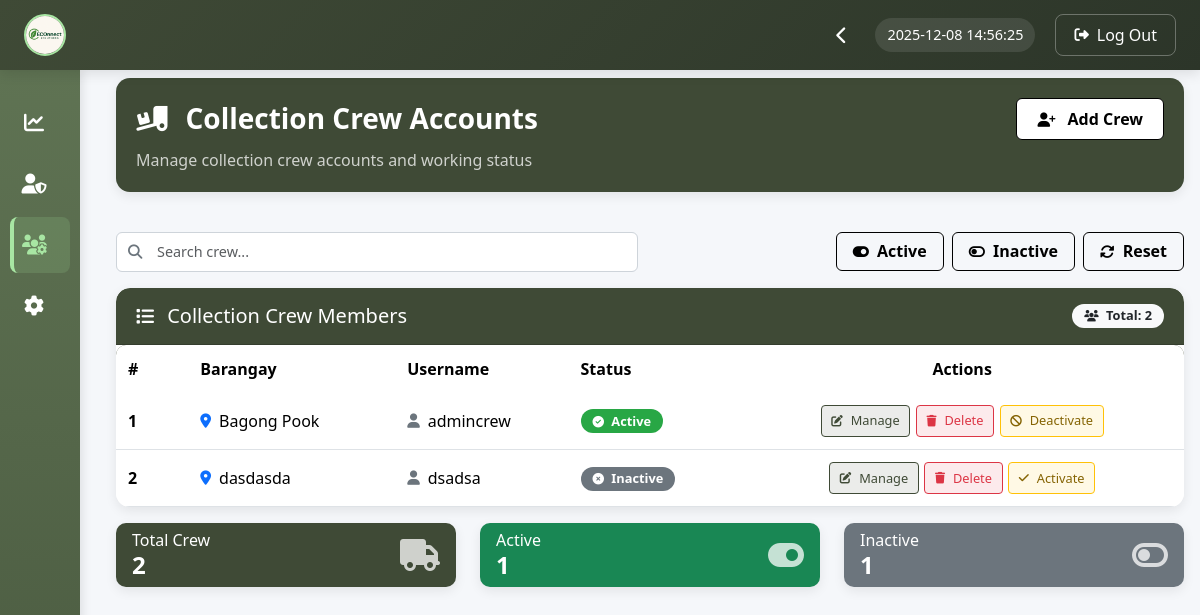
The app's page /superAdmin/crew_accounts.php, older data.
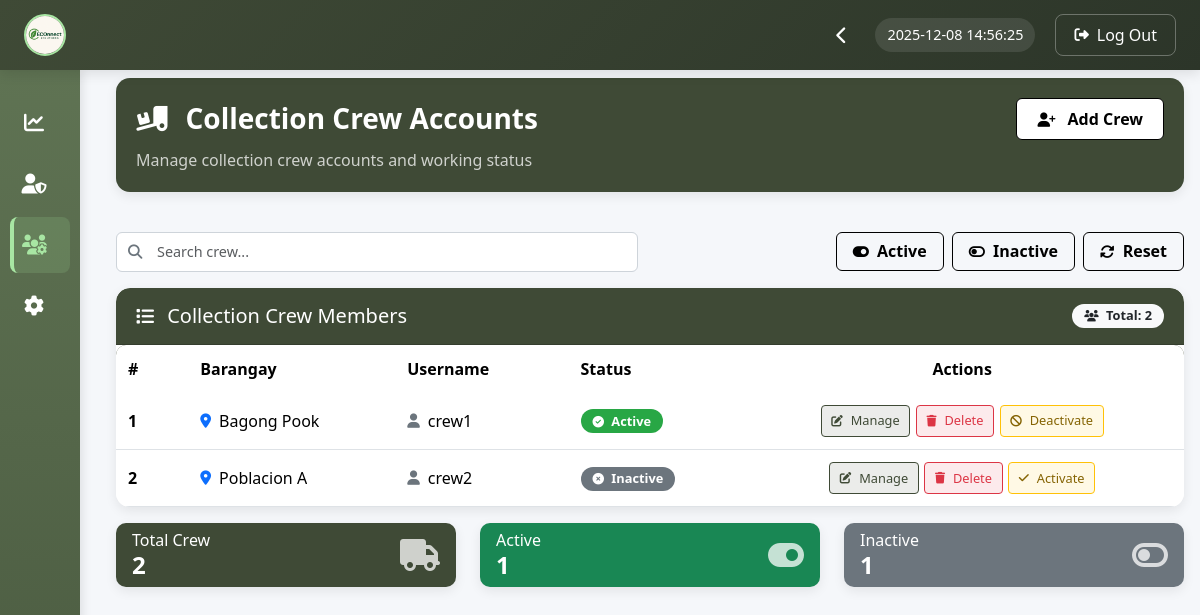
The same page, newer data.
### tables this page shows
CREATE TABLE `collection_crew` (
  `id` int(11) NOT NULL,
  `full_name` varchar(100) NOT NULL,
  `barangay` varchar(100) NOT NULL,
  `username` varchar(255) DEFAULT NULL,
  `status` varchar(20) NOT NULL DEFAULT 'Active',
  `password` varchar(255) NOT NULL,
  `email` varchar(100) DEFAULT '',
  `created_by_super_admin_id` int(11) DEFAULT NULL,
  `phone` varchar(20) DEFAULT ''
);

### superAdmin/crew_accounts.php (the view, shortened to what the changed rows need)
<?php
include "db_connect.php";
$result = $conn->query("SELECT * FROM collection_crew ORDER BY id ASC");
$crews = $result->fetch_all(MYSQLI_ASSOC);
?>
<!DOCTYPE html>
<html lang="en">
<head>
<link href="https://cdn.jsdelivr.net/npm/bootstrap@5.3.2/dist/css/bootstrap.min.css" rel="stylesheet">
<link href="https://cdn.jsdelivr.net/npm/bootstrap-icons@1.11.1/font/bootstrap-icons.css" rel="stylesheet">
<link href="https://cdnjs.cloudflare.com/ajax/libs/font-awesome/6.4.0/css/all.min.css" rel="stylesheet">
</head>
<body>
<?php include "header.php"; ?>
<div class="container-fluid px-2 px-md-3 py-2 fade-in">
    <div class="page-header">
        <div class="d-flex flex-column flex-sm-row justify-content-between align-items-start align-items-sm-center">
            <h1>
                <i class="fas fa-truck-loading me-2"></i> Collection Crew Accounts
            </h1>
        </div>
    </div>
    <div class="card">
        <div class="card-body p-0">
            <div class="table-responsive">
                <table class="table table-hover mb-0">
                    <thead>
                        <tr>
                            <th style="min-width: 50px;">#</th>
                            <th style="min-width: 120px;">Barangay</th>
                            <th style="min-width: 120px;">Username</th>
                            <th style="min-width: 90px;">Status</th>
                            <th style="min-width: 200px;" class="text-center">Actions</th>
                        </tr>
                    </thead>
                    <tbody id="crewTable">
                        <?php if (empty($crews)): ?>
                            <tr>
                                <td colspan="5" class="text-center py-4">
                                    <div class="empty-state">
                                        <i class="fas fa-truck"></i>
                                        <h4 class="mt-2">No Crew Members Found</h4>
                                        <p class="mb-0">Add your first collection crew member to get started</p>
                                        <button class="btn btn-black mt-3" data-bs-toggle="modal" data-bs-target="#addCrewModal">
                                            <i class="fas fa-user-plus me-2"></i> Add Crew
                                        </button>
                                    </div>
                                </td>
                            </tr>
                        <?php else: ?>
                            <?php $i = 1; foreach($crews as $row): ?>
                            <tr data-status="<?= strtolower($row['status']) ?>">
                                <td class="fw-bold"><?= $i++ ?></td>
                                <td class="barangay-cell">
                                    <div class="d-flex align-items-center">
                                        <i class="fas fa-map-marker-alt text-primary me-2"></i>
                                        <span class="text-truncate" style="max-width: 130px;" title="<?= htmlspecialchars($row['barangay']) ?>">
                                            <?= htmlspecialchars($row['barangay']) ?>
                                        </span>
                                    </div>
                                </td>
                                <td class="username-cell">
                                    <div class="d-flex align-items-center">
                                        <i class="fas fa-user text-secondary me-2"></i>
                                        <span class="text-truncate" style="max-width: 110px;" title="<?= htmlspecialchars($row['username']) ?>">
                                            <?= htmlspecialchars($row['username']) ?>
                                        </span>
                                    </div>
                                </td>
                                <td>
                                    <?php if ($row['status'] === "Active"): ?>
                                        <span class="badge badge-active">
                                            <i class="fas fa-check-circle me-1"></i> Active
                                        </span>
                                    <?php else: ?>
                                        <span class="badge badge-inactive">
                                            <i class="fas fa-times-circle me-1"></i> Inactive
                                        </span>
                                    <?php endif; ?>
                                </td>
                                <td>
                                    <div class="action-buttons">
                                        <button class="action-btn action-btn-edit"
                                            data-bs-toggle="modal"
                                            data-bs-target="#editCrewModal"
                                            data-id="<?= $row['id'] ?>"
                                            data-barangay="<?= htmlspecialchars($row['barangay']) ?>"
                                            data-username="<?= htmlspecialchars($row['username']) ?>"
                                            data-status="<?= $row['status'] ?>">
                                            <i class="fas fa-edit me-1"></i> <span class="d-none d-sm-inline">Manage</span>
                                        </button>
                                        <button class="action-btn action-btn-delete"
                                            data-bs-toggle="modal"
                                            data-bs-target="#deleteCrewModal"
                                            data-id="<?= $row['id'] ?>">
                                            <i class="fas fa-trash me-1"></i> <span class="d-none d-sm-inline">Delete</span>
                                        </button>
                                        <a href="?toggle_id=<?= $row['id'] ?>"
                                           class="action-btn action-btn-toggle">
                                            <?php if ($row['status'] === "Active"): ?>
                                                <i class="fas fa-ban me-1"></i> <span class="d-none d-sm-inline">Deactivate</span>
                                            <?php else: ?>
                                                <i class="fas fa-check me-1"></i> <span class="d-none d-sm-inline">Activate</span>
                                            <?php endif; ?>
                                        </a>
                                    </div>
                                </td>
                            </tr>
                            <?php endforeach; ?>
                        <?php endif; ?>
                    </tbody>
                </table>
            </div>
        </div>
    </div>
</div>
</body>
</html>

Row changes from the older to the newer data that the page shows:
removed collection_crew: barangay "dasdasda", username "dsadsa", status "Inactive" (drawn)
changed collection_crew "Bagong Pook": username "admincrew" → "crew1"
added collection_crew: barangay "Poblacion A", username "crew2", status "Inactive" (drawn)
